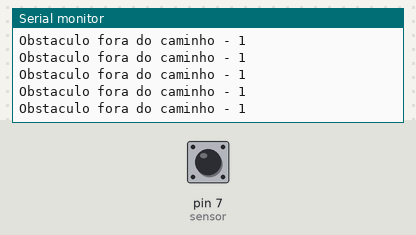
The sketch below on a simulated Arduino Uno, built with avr-gcc and run on an emulated ATmega328P. On the bench: the last lines printed to the serial monitor. Inputs (shaded band) come from the test bench; at power-on: pin 7 (sensor) HIGH.

Above: at 1.2 s.
1.3 s: pin 7 (sensor) driven LOW
At 2.0 s:
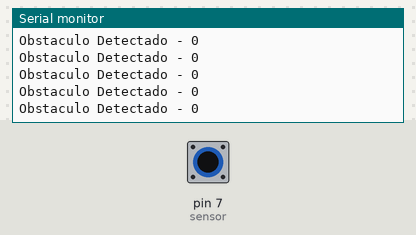
3.3 s: pin 7 (sensor) driven HIGH
At 4.3 s:
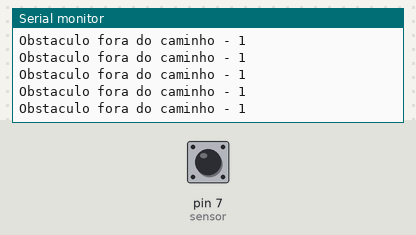
6.3 s: pin 7 (sensor) driven LOW
At 7.4 s:
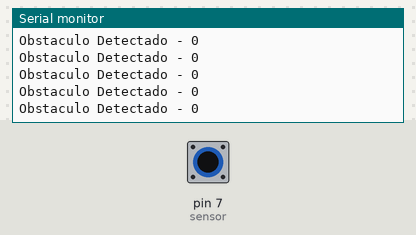
9.3 s: pin 7 (sensor) driven HIGH
At 9.9 s:
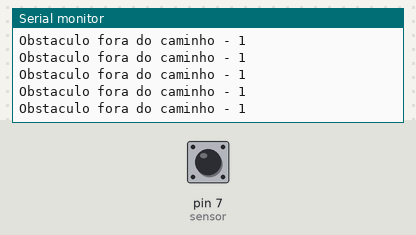
12.3 s: pin 7 (sensor) driven LOW
At 12.8 s:
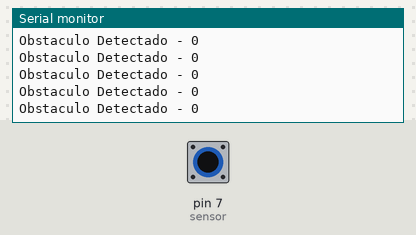
15.3 s: pin 7 (sensor) pulsed HIGH 5 times (0.12 s each, 0.3 s apart)
At 16.0 s:
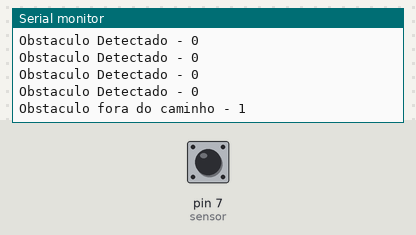

The sketch:

Sensor_obstaculo_ir_IO.ino
```cpp
/*
  Arduino & Eletrônica 2014
  Lucas Silva Chaves
  http://arduinoeletronica.blogspot.com.br
*/
int sensor = 7;//pino do sensor
int obstaculo = 0;//variavel da leitura
void setup(){
  pinMode(sensor, INPUT);
  Serial.begin(9600);
}
void loop(){
  obstaculo = digitalRead(sensor);//leitura
  if(obstaculo == 0){//Decisão True
    Serial.print("Obstaculo Detectado - ");
    Serial.println(obstaculo);
  }
  else{//Decisão False
    Serial.print("Obstaculo fora do caminho - ");
    Serial.println(obstaculo);
  }


}
```

Measured:
- after the input at 1.3 s, the serial monitor: prints a new line after 0.09 s (image 1)
